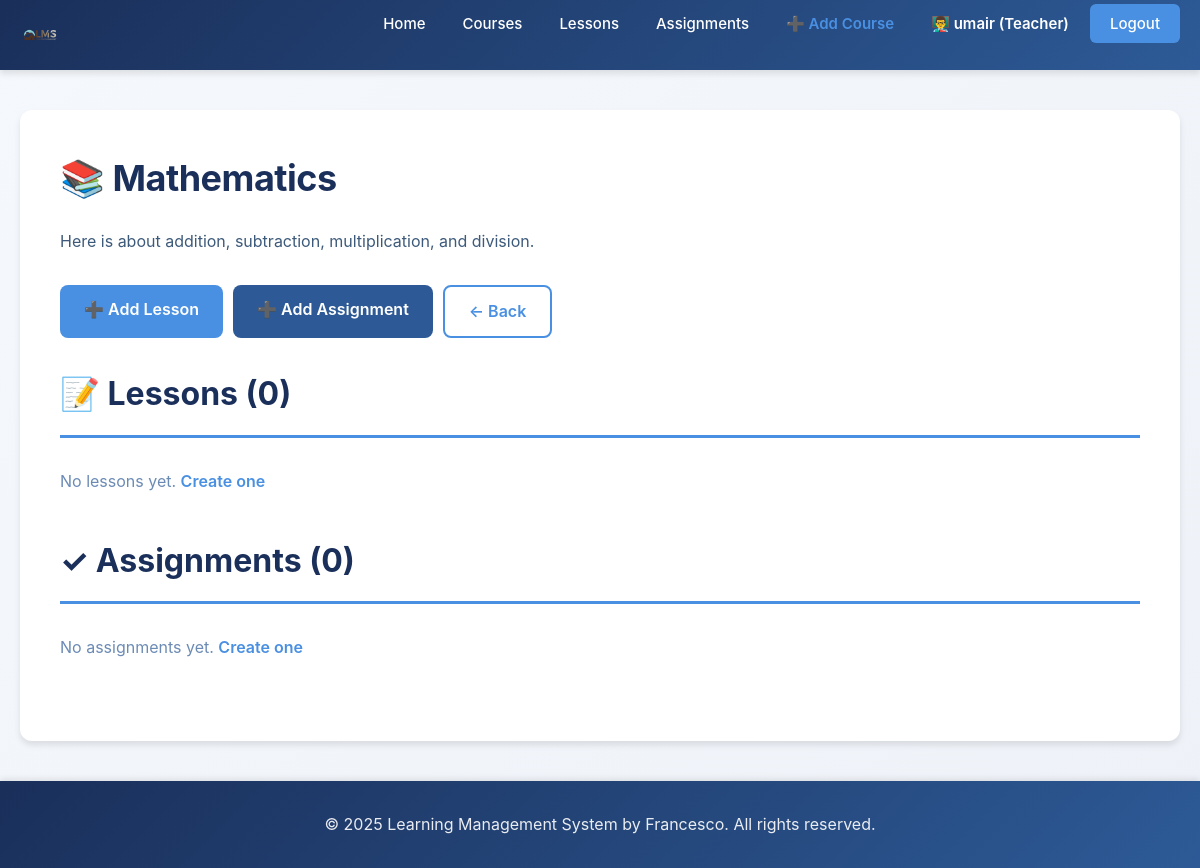
Page /manage_course/3 (signed in) on the committed database.
### tables this page shows
CREATE TABLE courses (
            -- Unique identifier for each course
            id INTEGER PRIMARY KEY AUTOINCREMENT,
            -- Unique course ID number
            course_id INTEGER,
            -- Course title (must be unique)
            title TEXT NOT NULL UNIQUE,
            -- Description of what the course covers
            description TEXT,
            -- ID of the teacher who created this course
            teacher_id INTEGER,
            -- Timestamp when course was created
            created_at TIMESTAMP DEFAULT CURRENT_TIMESTAMP,
            -- Foreign key linking to the teacher user
            FOREIGN KEY (teacher_id) REFERENCES users(id)
        );

### app.py (the view)
@app.route("/manage_course/<int:course_id>", methods=['GET', 'POST'])
def manage_course(course_id):
    if 'user_id' not in session:
        return redirect(url_for('login'))
    if session.get('role') != 'teacher':
        return redirect(url_for('home'))
    try:
        conn = get_db_connection()
        cursor = conn.cursor()
        cursor.execute("""
            SELECT * FROM courses
            WHERE id = ? AND teacher_id = ?
        """, (course_id, session['user_id']))
        course = cursor.fetchone()
        if not course:
            return render_template('error.html', error='Course not found or unauthorized!')
        cursor.execute("""
            SELECT id, title, subtitle, created_at
            FROM topics
            WHERE course_id = ?
            ORDER BY created_at DESC
        """, (course_id,))
        lessons = cursor.fetchall()
        cursor.execute("""
            SELECT id, question, created_at
            FROM msqs
            WHERE topic_id IN (SELECT id FROM topics WHERE course_id = ?)
            ORDER BY created_at DESC
        """, (course_id,))
        assignments = cursor.fetchall()
        conn.close()
        return render_template('manage_course.html',
                             course=course,
                             lessons=lessons,
                             assignments=assignments)
    except Exception as e:
        return render_template('error.html', error='Error loading course!')

### app.py (called while the page is built)
def get_db_connection(db_name="lms.db"):
    conn = sqlite3.connect(db_name)
    conn.row_factory = sqlite3.Row
    return conn

### templates/manage_course.html (shortened to what this page needs)
{% extends 'base.html' %}
{% block content %}
    <h1>📚 {{ course.title }}</h1>
    <p>{{ course.description }}</p>
    <div style="margin: 30px 0; display: flex; gap: 10px;">
        <a href="{{ url_for('create_lesson', course_id=course.id) }}" class="btn btn-primary">➕ Add Lesson</a>
        <a href="{{ url_for('create_assignment', course_id=course.id) }}" class="btn btn-secondary">➕ Add Assignment</a>
        <a href="{{ url_for('teacher_dashboard') }}" class="btn btn-outline">← Back</a>
    </div>
    <div class="section mt-30">
        <h2 class="section-title">📝 Lessons ({{ lessons|length }})</h2>
        {% if lessons %}
            <div class="grid">
                {% for lesson in lessons %}
                    <div class="card">
                        <div class="card-header">{{ lesson.title }}</div>
                        <div class="card-body">
                            <p>{{ lesson.subtitle[:100] }}{% if lesson.subtitle|length > 100 %}...{% endif %}</p>
                        </div>
                    </div>
                {% endfor %}
            </div>
        {% else %}
            <p class="text-muted">No lessons yet. <a href="{{ url_for('create_lesson', course_id=course.id) }}" style="color: var(--accent-blue); font-weight: 600;">Create one</a></p>
        {% endif %}
    </div>
    <div class="section mt-30">
        <h2 class="section-title">✓ Assignments ({{ assignments|length }})</h2>
        {% if assignments %}
            <div class="grid">
                {% for assignment in assignments %}
                    <div class="card">
                        <div class="card-header">{{ assignment.question }}</div>
                        <div class="card-body">
                            <p>Correct Answer: <strong>{{ assignment.correct_answer }}</strong></p>
                        </div>
                    </div>
                {% endfor %}
            </div>
        {% else %}
            <p class="text-muted">No assignments yet. <a href="{{ url_for('create_assignment', course_id=course.id) }}" style="color: var(--accent-blue); font-weight: 600;">Create one</a></p>
        {% endif %}
    </div>
{% endblock %}

### static/style.css (style rules this page uses)
:root { --primary-navy: #1a2f5a; --primary-blue: #2d5a96; --accent-blue: #4a90e2; --light-blue: #e8f0f8; --dark-text: #1f3a5f; --medium-text: #3d5a7a; --light-text: #6b8bb5; --white: #ffffff; --bg-light: #f5f8fc; --bg-lighter: #eef2f8; --border-color: #cbd5e0; --shadow-sm: 0 1px 3px rgba(0, 0, 0, 0.1); --shadow-md: 0 4px 6px rgba(0, 0, 0, 0.1); --shadow-lg: 0 10px 20px rgba(0, 0, 0, 0.15); --transition: all 0.3s ease; }
* { margin: 0; padding: 0; box-sizing: border-box; }
html, body { height: 100%; }
body { font-family: -apple-system, BlinkMacSystemFont, 'Segoe UI', 'Roboto', 'Oxygen', 'Ubuntu', 'Cantarell', 'Fira Sans', 'Droid Sans', 'Helvetica Neue', sans-serif; background: linear-gradient(135deg, #f5f8fc 0%, #eef2f8 100%); color: var(--dark-text); font-size: 16px; line-height: 1.6; min-height: 100vh; display: flex; flex-direction: column; }
body { display: flex; flex-direction: column; }
h1 { color: var(--primary-navy); font-size: 36px; font-weight: 700; margin-bottom: 20px; letter-spacing: -0.5px; }
h2 { color: var(--primary-blue); font-size: 28px; font-weight: 600; margin-bottom: 16px; margin-top: 24px; }
p { color: var(--medium-text); font-size: 16px; margin-bottom: 16px; line-height: 1.7; }
a { color: var(--accent-blue); text-decoration: none; transition: var(--transition); }
.btn { display: inline-block; padding: 12px 24px; border: none; border-radius: 8px; font-size: 16px; font-weight: 600; cursor: pointer; transition: var(--transition); text-decoration: none; text-align: center; }
.btn-primary { background-color: var(--accent-blue); color: var(--white); }
.btn-secondary { background-color: var(--primary-blue); color: var(--white); }
.btn-outline { background-color: transparent; color: var(--accent-blue); border: 2px solid var(--accent-blue); }
.section { margin-bottom: 40px; }
.section-title { color: var(--primary-navy); font-size: 32px; font-weight: 700; margin-bottom: 30px; border-bottom: 3px solid var(--accent-blue); padding-bottom: 15px; }
.text-muted { color: var(--light-text); }
.mt-30 { margin-top: 30px; }

### rows in the picture
courses: title "Mathematics", description "Here is about addition, subtraction, multiplication, and division."

### other values in the picture
{{ session.get('full_name') }} "umair"
{{ lessons|length }} "0"
{{ assignments|length }} "0"
